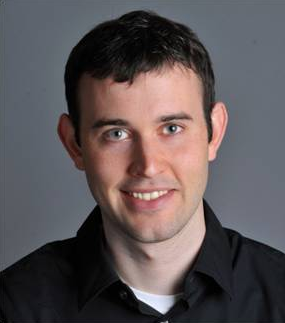
#> input picture human.png, 285 x 323 px
$ jupyter execute Untitled.ipynb
#> lines starting #> are read from the running program, lines starting #| are printed output that depends on the picture
[cell 1]
import numpy as np # useful for manipulating matrices
from skimage import io, color, exposure, transform, filters, img_as_float # useful for image loading and saving
from scipy import ndimage
from skimage.color import rgb2gray
from matplotlib import pyplot as plt # useful for plotting images on iPython or Jupyter Notebooks

[cell 2]
def gauss(sigma, SZ = 50):
    # LIVE CODE GAUSSIAN
    [xx,yy]= np.meshgrid(np.linspace(-4,4,SZ),np.linspace(-4,4,SZ))
    gaussian = np.exp(-0.5*(xx*xx+yy*yy)/(sigma*sigma))
    gaussian = gaussian/np.sum(gaussian)
    return gaussian

print(np.sum(gauss(1)))
plt.imshow(gauss(10), cmap = 'jet')
plt.colorbar()

[cell 3]
def inv_gaussian(sigma, SZ = 50):
    or_gauss = gauss(sigma, SZ)
    neg_gauss = -gauss(sigma, SZ)
    result = or_gauss.max() + neg_gauss
    result = result/np.sum(result)
    return result

print(np.sum(inv_gaussian(4)))
plt.imshow(inv_gaussian(5), cmap = 'jet')
plt.colorbar()

[cell 4]
import numpy as np
import scipy.stats as st

def gaussian2(nsig=3, kernlen=21):
    # STACK OVERFLOW GAUSSIAN WITH VARIABLE SIGMA AND SIZE

    x = np.linspace(-nsig, nsig, kernlen+1)
    kern1d = np.diff(st.norm.cdf(x))
    kern2d = np.outer(kern1d, kern1d)
    return kern2d/kern2d.sum()

[cell 5]
# image2 has to be bigger than image1
def hibridMaker(image1, image2):
    # Resize images, image1 will have the size of image2
    size1=int(round(image1.shape[0]*(4/3.))); # Columns
    size2=int(round(image1.shape[1]*(4/3.))); # Rows
    image1 = transform.resize(img1,(size1, size2));
    # CROP
    left = 50
    top = 50
    right = 51+image2.shape[0]-1
    bottom = 51+image2.shape[1]-1
    image1=image1[left: right, top:bottom]

    # Images to float, you have to give already loaded images
    image1 = img_as_float(image1)
    image2 = img_as_float(image2)

    # Declare low pass and highpass of images
    gaus = gauss(3, 51)
    lowPass1 = np.zeros((image1.shape[0], image1.shape[1], 3))
    highPass1 = np.zeros((image1.shape[0], image1.shape[1], 3))
    lowPass2 = np.zeros((image1.shape[0], image1.shape[1], 3))
    highPass2 = np.zeros((image1.shape[0], image1.shape[1], 3))
    # Convolve
    # Image 1
    lowPass1[:, :, 0] = ndimage.convolve(image1[:, :, 0], gaus)
    lowPass1[:, :, 1] = ndimage.convolve(image1[:, :, 1], gaus)
    lowPass1[:, :, 2] = ndimage.convolve(image1[:, :, 2], gaus)
    highPass1 = image1 - lowPass1
    # Image 2
    lowPass2[:, :, 0] = ndimage.convolve(image2[:, :, 0], gaus)
    lowPass2[:, :, 1] = ndimage.convolve(image2[:, :, 1], gaus)
    lowPass2[:, :, 2] = ndimage.convolve(image2[:, :, 2], gaus)
    highPass2 = image2 - lowPass2

    # Subplot time
    subplot, arr = plt.subplots(1, 4)

    arr[0].imshow(image1)
    arr[0].set_title("Image 1")
    arr[0].axis('off')

    arr[1].imshow(image2)
    arr[1].set_title("Image 2")
    arr[1].axis('off')

    temp1 = lowPass1 + highPass2
    arr[2].imshow(temp1, cmap = "gray")
    arr[2].set_title("Hibrid 1")
    arr[2].axis('off')

    temp2 = lowPass2 + highPass1
    arr[3].imshow(temp2, cmap = 'gray')
    arr[3].set_title("Hibrid 2")
    arr[3].axis('off')
    plt.gcf().set_size_inches((14,14))

#LOAD IMAGES
img1 = io.imread('human.png')
#> img1 is the input picture: shape (323, 285, 3); mean R, G, B 93.4, 85.4, 87.2
img2 = io.imread('cat.png')
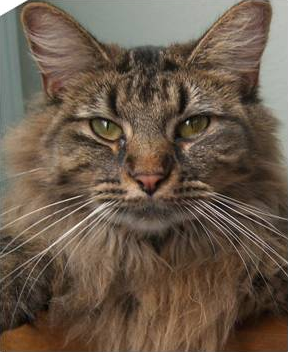
#> input picture cat.png, 288 x 352 px
#> img2 is the input picture: shape (352, 288, 3); mean R, G, B 106.2, 89.8, 74.4
hibridMaker(img1, img2)
#> in hibridMaker, `lowPass1[:, :, 2] = ndimage.convolve(image1[:, :, 2], gaus)`:
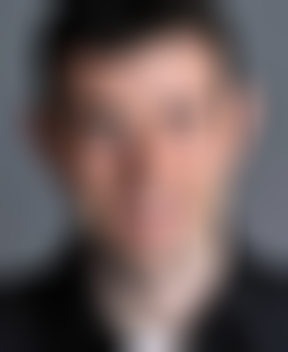
#> lowPass1: shape (352, 288, 3) float64; mean R, G, B 0.414, 0.352, 0.346
#> in hibridMaker, `highPass1 = image1 - lowPass1`:
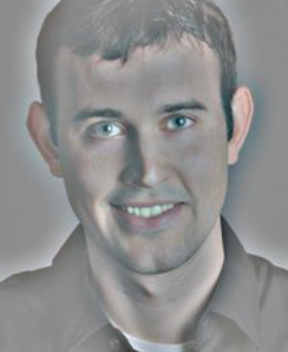
#> highPass1: shape (352, 288, 3) float64; mean R, G, B 8.5e-18, -1.2e-17, -3.1e-17; drawn with min black and max white
#> in hibridMaker, `lowPass2[:, :, 2] = ndimage.convolve(image2[:, :, 2], gaus)`:
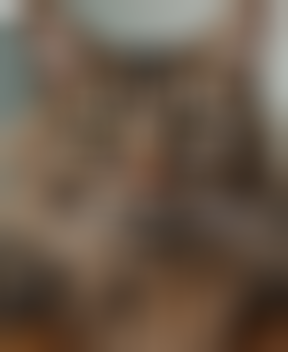
#> lowPass2: shape (352, 288, 3) float64; mean of channels 0, 1, 2 0.417, 0.352, 0.292; drawn as R, G, B
#> in hibridMaker, `highPass2 = image2 - lowPass2`:
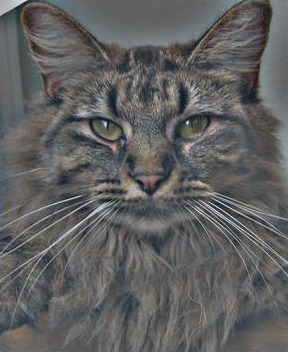
#> highPass2: shape (352, 288, 3) float64; mean of channels 0, 1, 2 -3.37e-17, -1.56e-17, -1.54e-17; drawn with min black and max white
#> in hibridMaker, `temp1 = lowPass1 + highPass2`:
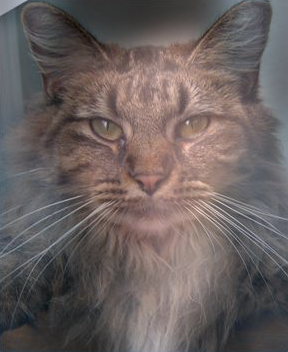
#> temp1: shape (352, 288, 3) float64; mean R, G, B 0.414, 0.352, 0.346; drawn with min black and max white
#> in hibridMaker, `temp2 = lowPass2 + highPass1`:
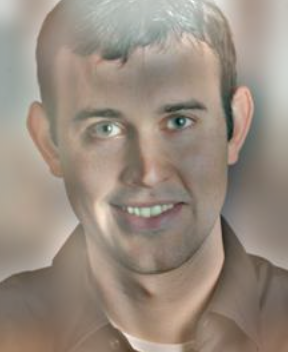
#> temp2: shape (352, 288, 3) float64; mean of channels 0, 1, 2 0.417, 0.352, 0.292; drawn with min black and max white

[cell 6]
## Part 2
def findNextPowerOf2(n):
    k = 1
    while k < n:
        k = k << 1
    return k

from scipy import fftpack
def lowPass(image):
    # Get padding size
    img_shape = image.shape
    image = rgb2gray(image)
    frame = findNextPowerOf2(np.max(image.shape))
    # Fourier
    image = fftpack.fft2(image, (frame, frame))
    # Gaussian fourier
    SZ = 50
    gaus = fftpack.fft2(gauss(0.9, SZ), (frame, frame))
    #plt.imshow(np.log(1+np.abs(image)), cmap="jet") # Visualize image
    result = image * gaus
    # Crop image
    hs=int(np.floor(SZ/2.))
    result = fftpack.ifft2(result)
    im_crop = result[hs:img_shape[0]+hs, hs:img_shape[1]+hs]
    return im_crop

img2 = io.imread('human.png')
lp = lowPass(img2)
plt.imshow(np.real(lp), cmap = "gray")
plt.colorbar()
print(lp.shape)
#| (323, 285)

[cell 7]
def highPass(imagen):
    # Cogemos la imagen LowPass
    LP = lowPass(imagen)
    # Creamos la matriz con el tamaño de la imagen
    HP = np.zeros((LP.shape[0], LP.shape[1]))
    # Creamos la imagen highpass
    HP = rgb2gray(imagen) - LP
    # Devolvemos el highpass
    return HP

gato = io.imread('cat.png')
hp = highPass(gato)
plt.imshow(np.real(hp), cmap = "gray")
plt.colorbar()
print(hp.shape)
#| (352, 288)
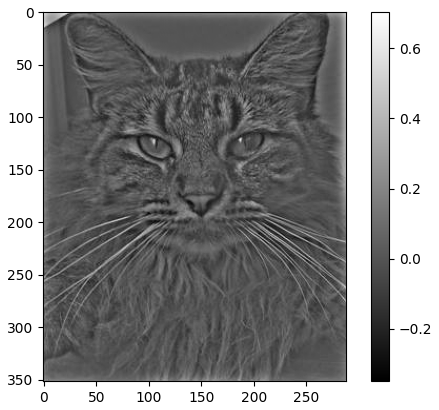
#> figure drawn by matplotlib, 2 panels

[cell 8]
image1 = io.imread('human.png')
image2 = io.imread('cat.png')
# Resize images, image1 will have the size of image2
size1=int(round(image1.shape[0]*(4/3.))); # Columns
#> size1 = 431
size2=int(round(image1.shape[1]*(4/3.))); # Rows
#> size2 = 380
image1 = transform.resize(img1,(size1, size2));
# CROP
left = 50
top = 50
right = 51+image2.shape[0]-1
#> right = 402
bottom = 51+image2.shape[1]-1
#> bottom = 338
image1=image1[left: right, top:bottom]

hp = highPass(image2)
lp = lowPass(image1)
#> in lowPass (call 4), `image = rgb2gray(image)`:
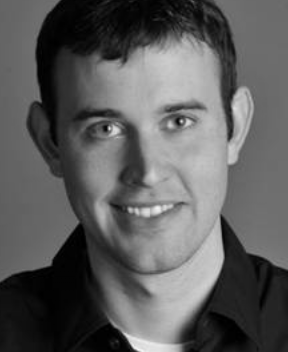
#> image: shape (352, 288) float64; min 0, max 0.974, mean 0.365
plt.imshow(np.real(lp+hp), cmap="gray")
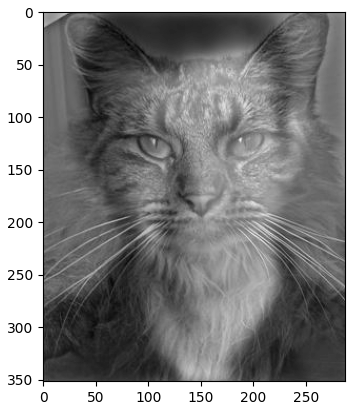
#> figure drawn by matplotlib, 1 panel
